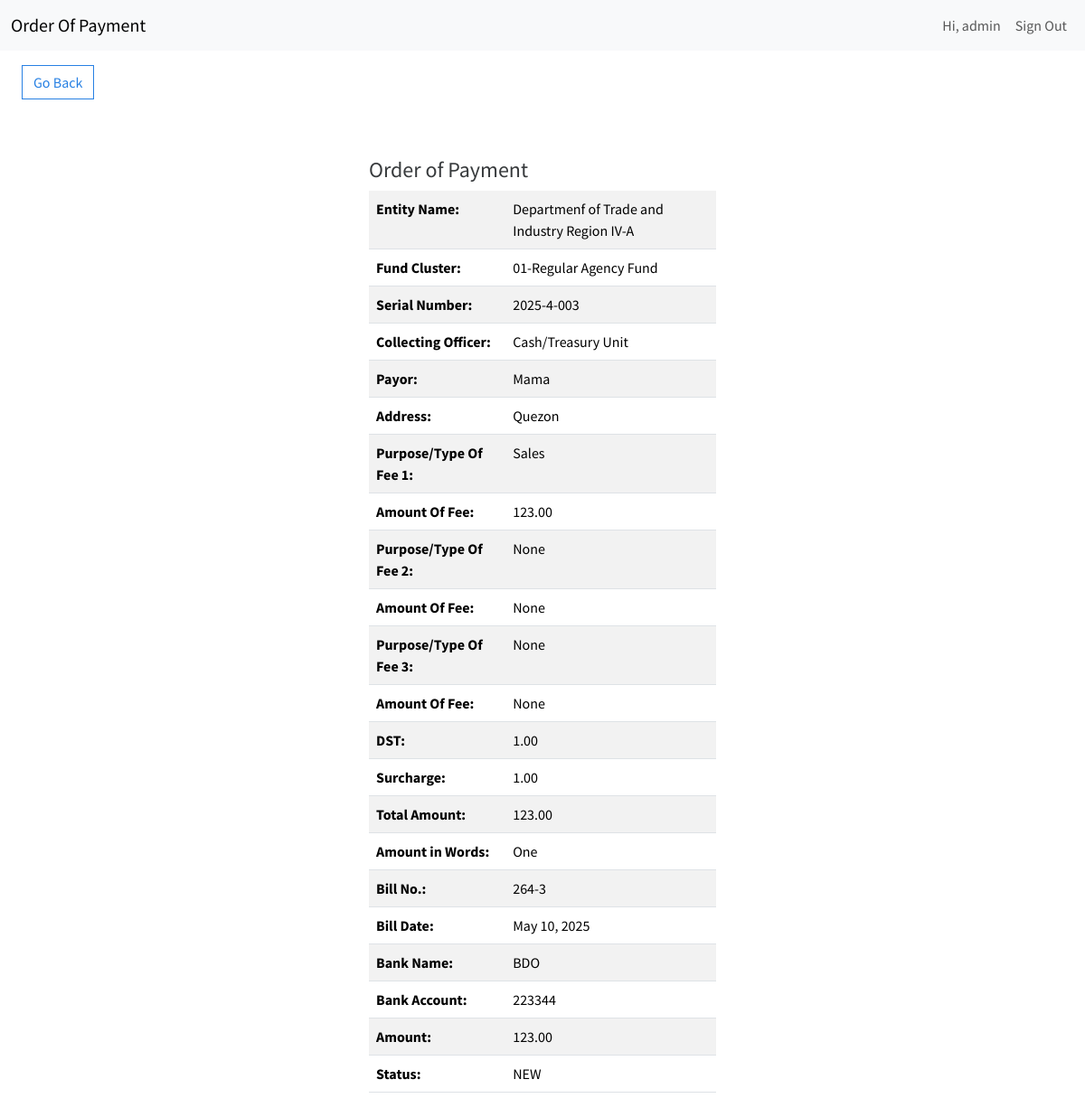
The page /view-item/3 (signed in) on the database its author committed.
### order_payment/models.py (models this page shows, shortened)
class OrderPaymentItem(models.Model):
    entity_name = models.CharField(max_length=200, default="Departmenf of Trade and Industry Region IV-A")
    fund_cluster = models.CharField(max_length=200, default="01-Regular Agency Fund")
    serial_number = models.CharField(max_length=200)
    date = models.DateTimeField(auto_now_add=True)
    collecting_officer = models.CharField(max_length=200, default="Cash/Treasury Unit")
    payor = models.CharField(max_length=200)
    address = models.CharField(max_length=400)
    fee_type_1 = models.CharField(max_length=200)
    fee_type_1_amount = models.DecimalField(max_digits=10, decimal_places=2)
    fee_type_2 = models.CharField(max_length=200, null=True, blank=True)
    fee_type_2_amount = models.DecimalField(max_digits=10, decimal_places=2, null=True, blank=True)
    fee_type_3 = models.CharField(max_length=200, null=True, blank=True)
    fee_type_3_amount = models.DecimalField(max_digits=10, decimal_places=2, null=True, blank=True)
    dst = models.DecimalField(max_digits=10, decimal_places=2)
    surcharge = models.DecimalField(max_digits=10, decimal_places=2)
    total_amount = models.DecimalField(max_digits=10, decimal_places=2)
    amount_in_words = models.CharField(max_length=500)
    bill_no = models.CharField(max_length=200)
    bill_date = models.DateField(auto_now_add=False)
    status = models.CharField(max_length=200, default="NEW")
    bank_name = models.CharField(max_length=200)
    account_number = models.CharField(max_length=200)
    deposit_amount = models.DecimalField(max_digits=10, decimal_places=2)
    acting_accountant = models.CharField(max_length=200)
    update_date = models.DateField(auto_now_add=True)
    last_update_by = models.CharField(max_length=200, null=True, blank=True)
    created_by = models.CharField(max_length=200, null=True, blank=True)
    user = models.ForeignKey(User, on_delete=models.CASCADE)
    class Meta:
        verbose_name_plural = "Order Of Payment Items"

### order_payment/views.py (the view)
# urls.py: path('view-item/<int:pk>', ViewItem.as_view(), name='view-item'),
class ViewItem(LoginRequiredMixin, DetailView):
    model = OrderPaymentItem
    template_name = 'order_payment/view_form.html'
    def get_context_data(self, **kwargs):
        context = super().get_context_data(**kwargs)
        context["order_payment"] = self.get_object
        return context

### order_payment/templates/order_payment/view_form.html
{% extends 'order_payment/base.html' %}
{% load crispy_forms_tags %}
{% block content %}
	<a href="{% url 'dashboard' %}" class="btn btn-outline-primary my-3 mx-4">Go Back</a>
	<div class="row">
		<div class="col-11 col-md-4 mx-auto mt-5">
			<h4>Order of Payment</h4>
            <table class="table table-hover table-striped">
                <tbody>
                    <tr>
						<th scope="row">Entity Name:</th>
						<td>{{ order_payment.entity_name }}</td>
                    </tr>
                    <tr>
						<th scope="row">Fund Cluster:</th>
						<td>{{ order_payment.fund_cluster }}</td>
                    </tr>
                    <tr>
						<th scope="row">Serial Number:</th>
						<td>{{ order_payment.serial_number }}</td>
                    </tr>
                    <tr>
						<th scope="row">Collecting Officer:</th>
						<td>{{ order_payment.collecting_officer }}</td>
                    </tr>
                    <tr>
						<th scope="row">Payor:</th>
						<td>{{ order_payment.payor }}</td>
                    </tr>
                    <tr>
						<th scope="row">Address:</th>
						<td>{{ order_payment.address }}</td>
                    </tr>
                    <tr>
						<th scope="row">Purpose/Type Of Fee 1:</th>
						<td>{{ order_payment.fee_type_1 }}</td>
                    </tr>
                    <tr>
						<th scope="row">Amount Of Fee:</th>
						<td>{{ order_payment.fee_type_1_amount }}</td>
                    </tr>
                    <tr>
						<th scope="row">Purpose/Type Of Fee 2:</th>
						<td>{{ order_payment.fee_type_2 }}</td>
                    </tr>
                    <tr>
						<th scope="row">Amount Of Fee:</th>
						<td>{{ order_payment.fee_type_2_amount }}</td>
                    </tr>
                    <tr>
						<th scope="row">Purpose/Type Of Fee 3:</th>
						<td>{{ order_payment.fee_type_3 }}</td>
                    </tr>
                    <tr>
						<th scope="row">Amount Of Fee:</th>
						<td>{{ order_payment.fee_type_3_amount }}</td>
                    </tr>
                    <tr>
						<th scope="row">DST:</th>
						<td>{{ order_payment.dst }}</td>
                    </tr>
                    <tr>
						<th scope="row">Surcharge:</th>
						<td>{{ order_payment.surcharge }}</td>
                    </tr>
                    <tr>
						<th scope="row">Total Amount:</th>
						<td>{{ order_payment.total_amount }}</td>
                    </tr>
                    <tr>
						<th scope="row">Amount in Words:</th>
						<td>{{ order_payment.amount_in_words }}</td>
                    </tr>
                    <tr>
						<th scope="row">Bill No.:</th>
						<td>{{ order_payment.bill_no }}</td>
                    </tr>
                    <tr>
						<th scope="row">Bill Date:</th>
						<td>{{ order_payment.bill_date }}</td>
                    </tr>
                    <tr>
						<th scope="row">Bank Name:</th>
						<td>{{ order_payment.bank_name }}</td>
                    </tr>
                    <tr>
						<th scope="row">Bank Account:</th>
						<td>{{ order_payment.account_number }}</td>
                    </tr>
                    <tr>
						<th scope="row">Amount:</th>
						<td>{{ order_payment.deposit_amount }}</td>
                    </tr>
                    <tr>
						<th scope="row">Status:</th>
						<td>{{ order_payment.status }}</td>
                    </tr>
                </tbody>
            </table>
            <br />
		</div>
	</div>
{% endblock content %}

### order_payment/templates/order_payment/navigation.html (shortened to what this page needs)
<nav class="navbar navbar-expand-lg bg-light">
	<div class="container-fluid">
		<a class="navbar-brand" href="{% url 'index' %}">Order Of Payment</a>
		<div class="collapse navbar-collapse justify-content-end" id="navbarNav">
			<ul class="navbar-nav">
				{% if user.is_authenticated %}
					<li class="nav-item">
						<a class="nav-link" href="#">Hi, {{ user.username }}</a>
					</li>
					<li class="nav-item">
						<form method="post" action="{% url 'logout' %}">
                            <button class="nav-link">Sign Out</button>
                       </form>
					</li>
				{% else %}
					<li class="nav-item">
						<a class="nav-link" href="{% url 'login' %}">Sign In</a>
					</li>
				{% endif %}
			</ul>
		</div>
	</div>
</nav>

### rows shown on the page
OrderPaymentItem: entity_name "Departmenf of Trade and Industry Region IV-A", fund_cluster "01-Regular Agency Fund", serial_number "2025-4-003", collecting_officer "Cash/Treasury Unit", payor "Mama", address "Quezon", fee_type_1 "Sales", fee_type_1_amount "123.00", fee_type_2 "None", fee_type_2_amount "None", fee_type_3 "None", fee_type_3_amount "None", dst "1.00", surcharge "1.00", total_amount "123.00", amount_in_words "One", bill_no "264-3", bill_date "May 10, 2025", bank_name "BDO", account_number "223344", deposit_amount "123.00", status "NEW"

### other values the page prints
{{ user.username }} "admin"
